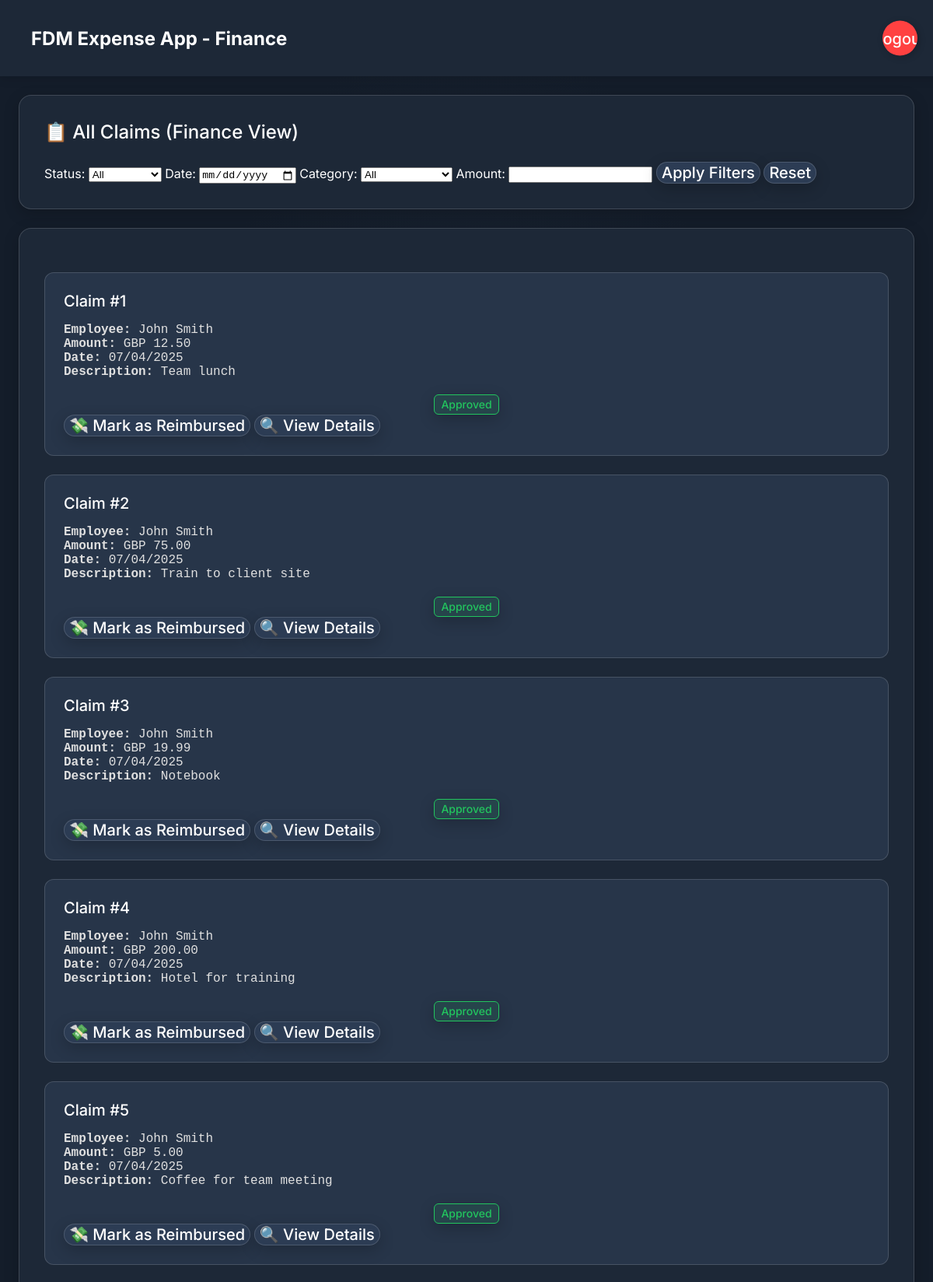
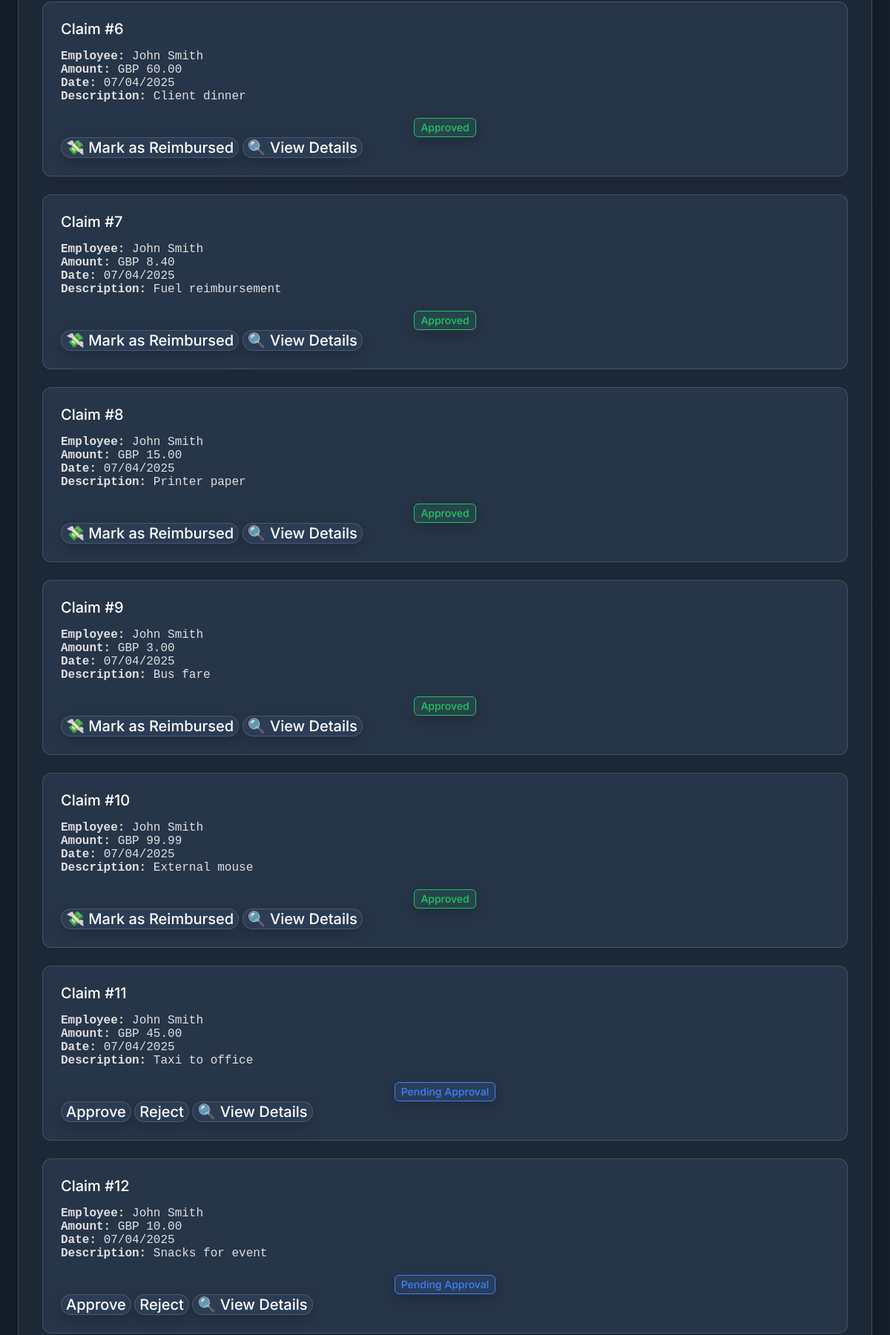
Page /php/finance_dashboard.php (signed in, upper part) on the committed database (2 pictures, top to bottom).
### tables this page shows
CREATE TABLE `expense_claims` (
  `claimId` int(11) NOT NULL,
  `employeeId` int(11) NOT NULL,
  `amount` decimal(10,2) NOT NULL,
  `description` varchar(255) NOT NULL,
  `category` varchar(50) NOT NULL,
  `status` enum('Pending','Approved','Rejected','Reimbursed') DEFAULT 'Pending',
  `date` timestamp NOT NULL DEFAULT current_timestamp(),
  `evidenceFile` varchar(255) NOT NULL,
  `receipt` varchar(255) NOT NULL,
  `currency` varchar(5) DEFAULT NULL
);

CREATE TABLE `employees` (
  `employeeId` int(11) NOT NULL,
  `firstName` varchar(50) NOT NULL,
  `lastName` varchar(50) NOT NULL,
  `email` varchar(100) NOT NULL,
  `role` enum('Employee','Manager','Admin','Finance') NOT NULL DEFAULT 'Employee',
  `username` varchar(50) NOT NULL,
  `passwordHash` varchar(255) NOT NULL,
  `manager` int(11) DEFAULT NULL,
  `loggedIn` date DEFAULT current_timestamp(),
  `created_at` timestamp NOT NULL DEFAULT current_timestamp()
);

### php/finance_dashboard.php (the view, shortened to what this page needs)
<?php
$conn = DatabaseManager::getInstance()->getConnection();
$sql = "SELECT expense_claims.*, employees.firstName, employees.lastName
        FROM expense_claims
        INNER JOIN employees ON expense_claims.employeeId = employees.employeeId
        WHERE status != 'Reimbursed'";
$params = [];
if (!empty($_GET['status'])) {
    $sql .= " AND status = :status";
    $params[':status'] = $_GET['status'];
} else {
    $sql .= " AND status != 'Reimbursed'";
}
$sql .= " ORDER BY date DESC";
$stmt = $conn->prepare($sql);
$stmt->execute($params);
$claims = $stmt->fetchAll(PDO::FETCH_ASSOC);
?>
<!DOCTYPE html>
<html lang="en">
<head>
  <link rel="stylesheet" href="../css/style.css">
</head>
<body>
<div class="container">
  <nav class="navbar">
    <div class="logo">FDM Expense App - Finance</div>
    <div class="nav-links">
      <form method="POST" action="../php/logout.php">
        <button class="Btn" type="submit">Logout</button>
      </form>
    </div>
  </nav>
  <section class="active-alerts">
    <h3>📋 All Claims (Finance View)</h3>
    <form method="GET">
      <label>Status:</label>
      <select name="status">
        <option value="">All</option>
      </select>
      <label>Date:</label>
      <input type="date" name="date" value="<?= htmlspecialchars($_GET['date'] ?? '') ?>">
      <label>Category:</label>
      <select name="category">
        <option value="">All</option>
      </select>
      <label>Amount:</label>
      <input type="number" step="0.01" name="amount" value="<?= $_GET['amount'] ?? '' ?>">
      <button type="submit">Apply Filters</button>
      <a href="finance_dashboard.php"><button type="button">Reset</button></a>
    </form>
  </section>
  <section class="weather-map">
    <?php if (empty($claims)): ?>
      <p>No matching claims.</p>
    <?php else: ?>
      <?php foreach ($claims as $claim): ?>
        <div class="report" id="claim-<?= $claim['claimId'] ?>">
          <h4>Claim #<?= $claim['claimId'] ?></h4>
          <p><strong>Employee:</strong> <?= $claim['firstName'] . ' ' . $claim['lastName'] ?></p>
          <p><strong>Amount:</strong> <?= $claim['currency'] . ' ' . number_format($claim['amount'], 2) ?></p>
          <p><strong>Date:</strong> <?= date("d/m/Y", strtotime($claim['date'])) ?></p>
          <p><strong>Description:</strong> <?= htmlspecialchars($claim['description']) ?></p>
          <br>
          <?php if ($claim['status'] == 'Pending'): ?>
            <div class="badges"><button class="blue">Pending Approval</button></div>
            <button onclick="approveClaim(<?= $claim['claimId'] ?>)">Approve</button>
            <button onclick="rejectClaim(<?= $claim['claimId'] ?>)">Reject</button>
          <?php elseif ($claim['status'] == 'Approved'): ?>
            <div class="badges"><button class="green">Approved</button></div>
            <button onclick="markAsReimbursed(<?= $claim['claimId'] ?>, <?= $claim['amount'] ?>)">💸 Mark as Reimbursed</button>
          <?php elseif ($claim['status'] == 'Rejected'): ?>
            <div class="badges"><button class="red">Rejected</button></div>
          <?php elseif ($claim['status'] == 'Reimbursed'): ?>
            <div class="badges"><button class="purple">Reimbursed</button></div>
          <?php endif; ?>
          <button onclick="window.location.href='view_claim.php?id=<?= $claim['claimId'] ?>'">🔍 View Details</button>
        </div>
      <?php endforeach; ?>
    <?php endif; ?>
  </section>
</div>
</body>
</html>

### css/style.css (style rules this page uses)
body { background-color: #121826; color: #ffffff; font-family: 'Inter', sans-serif; margin: 0; padding: 0; background: radial-gradient(50% 50% at 50% 50%, #253244 0%, #141D2A 100%); min-height: 100vh; }
.container { display: grid; grid-template-columns: repeat(12, 1fr); gap: 24px; padding: 24px; margin-top: 98px; max-width: 1440px; margin-left: auto; margin-right: auto; }
.navbar { width: 100%; height: 98px; background: #1D2837; display: flex; align-items: center; padding: 0 40px; position: fixed; top: 0; left: 0; right: 0; z-index: 10; box-shadow: 0px 4px 12px rgba(0, 0, 0, 0.1); }
.navbar .logo { color: #FFF; font-size: 24px; font-weight: 700; }
button { color: #FFF; font-family: Inter; font-size: 20px; font-weight: 500; cursor: pointer; border-radius: 16px; border: 1px solid rgba(255, 255, 255, 0.15); background: #2C3C54; box-shadow: 0px 6px 20px rgba(0, 0, 0, 0.2); }
.badges { display: flex; flex-direction: column; gap: 1rem; align-items: center; flex-wrap: wrap; justify-content: center; }
.badges > button { font-size: 0.875rem; line-height: 1.25rem; padding: 2px .5rem; cursor: pointer; border: none; border-radius: 0.375rem; outline: none; }
.badges .green { background-color: rgba(34, 197, 94, 0.10); color: rgb(34 197 94); border: 1px rgb(34 197 94) solid; }
.badges .blue { background-color: rgba(59, 130, 246, 0.10); color: rgb(59 130 246); border: 1px rgb(59 130 246) solid; }
.weather-map, .active-alerts { grid-column: span 12; border-radius: 16px; border: 1px solid rgba(255, 255, 255, 0.15); background: #1D2837; padding: 32px; box-shadow: 0px 6px 20px rgba(0, 0, 0, 0.2); }
.weather-map h3, .active-alerts h3 { margin: 0 0 24px 0; font-size: 24px; font-weight: 500; }
.report { border-radius: 12px; border: 1px solid rgba(255, 255, 255, 0.15); background: #273549; padding: 24px; margin-top: 24px; }
.report h4 { margin: 0 0 16px 0; font-size: 20px; font-weight: 500; }
.report p { font-family: monospace; font-size: 16px; margin: 0; color: #e0e0e0; }
.Btn { display: flex; align-items: center; justify-content: center; width: 45px; height: 45px; border: none; border-radius: 50%; cursor: pointer; position: relative; overflow: hidden; transition: width 0.3s, border-radius 0.3s, justify-content 0.3s; box-shadow: 2px 2px 10px rgba(0, 0, 0, 0.199); background-color: rgb(255, 65, 65); padding: 0 8px; position: fixed; right: 20px; transform: translateY(-50%); }

### rows in the picture
expense_claims: claimId "1", employeeId.firstName "John", employeeId.lastName "Smith", currency "GBP", amount "12.50", date "07/04/2025", description "Team lunch"
expense_claims: claimId "2", employeeId.firstName "John", employeeId.lastName "Smith", currency "GBP", amount "75.00", date "07/04/2025", description "Train to client site"
expense_claims: claimId "3", employeeId.firstName "John", employeeId.lastName "Smith", currency "GBP", amount "19.99", date "07/04/2025", description "Notebook"
expense_claims: claimId "4", employeeId.firstName "John", employeeId.lastName "Smith", currency "GBP", amount "200.00", date "07/04/2025", description "Hotel for training"
expense_claims: claimId "5", employeeId.firstName "John", employeeId.lastName "Smith", currency "GBP", amount "5.00", date "07/04/2025", description "Coffee for team meeting"
expense_claims: claimId "6", employeeId.firstName "John", employeeId.lastName "Smith", currency "GBP", amount "60.00", date "07/04/2025", description "Client dinner"
expense_claims: claimId "7", employeeId.firstName "John", employeeId.lastName "Smith", currency "GBP", amount "8.40", date "07/04/2025", description "Fuel reimbursement"
expense_claims: claimId "8", employeeId.firstName "John", employeeId.lastName "Smith", currency "GBP", amount "15.00", date "07/04/2025", description "Printer paper"
expense_claims: claimId "9", employeeId.firstName "John", employeeId.lastName "Smith", currency "GBP", amount "3.00", date "07/04/2025", description "Bus fare"
expense_claims: claimId "10", employeeId.firstName "John", employeeId.lastName "Smith", currency "GBP", amount "99.99", date "07/04/2025", description "External mouse"
expense_claims: claimId "11", employeeId.firstName "John", employeeId.lastName "Smith", currency "GBP", amount "45.00", date "07/04/2025", description "Taxi to office"
expense_claims: claimId "12", employeeId.firstName "John", employeeId.lastName "Smith", currency "GBP", amount "10.00", date "07/04/2025", description "Snacks for event"
